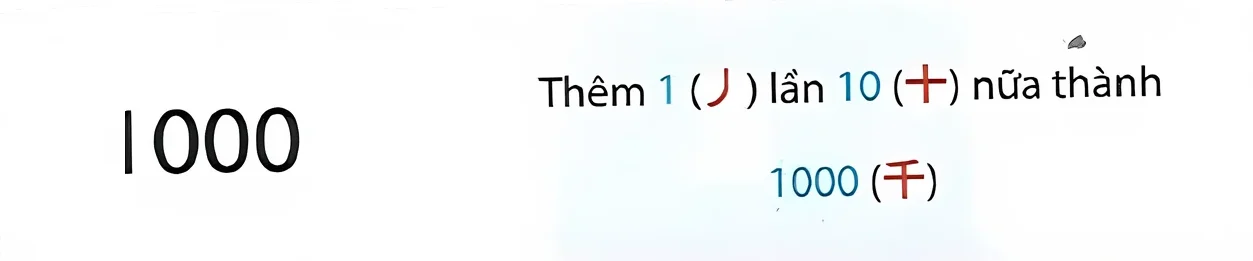
#> input picture docs/kanji-viewer/kanji_story/0012.webp, 1253 x 261 px; its folder holds only this picture in this run
$ python kanji_anim_crop.py ../docs/kanji-viewer/kanji_story/0012.webp
#> lines starting #> are read from the running program, lines starting #| are printed output that depends on the picture; after the words box and inside, x2 and y2 are one past the last pixel; in counts of white or black regions, pixels touching at a corner belong together
### tools/hanzi_story_retext.py
#!/usr/bin/env python3
"""Vẽ lại phần CHỮ câu chuyện trên ảnh thẻ Hán tự docs/hanzi-viewer/story/NNNN.webp (chữ gốc bị mờ):
giữ nguyên phần tranh bên trái, xoá phần chữ thành nền trắng, rồi vẽ lại câu chuyện bằng một font thống nhất.
Câu chuyện lấy từ file 'n|câu chuyện' đã đánh dấu màu: {cụm từ|r} (chữ) — r g b n o p (xem PALETTE).

    python3 tools/hanzi_story_retext.py --stories tools/data/hanzi_story_text.txt --src DIR_ANH_GOC --out DIR 1734 2883
    python3 tools/hanzi_story_retext.py --stories tools/data/hanzi_story_text.txt --src DIR_ANH_GOC --out DIR --all
  DIR_ANH_GOC: ảnh thẻ gốc (chưa vẽ lại), ví dụ lấy từ git:  git archive c5122e73 docs/hanzi-viewer/story | tar -x -C /tmp/goc
"""
import functools, json, os, re, sys
import numpy as np
from fontTools.ttLib import TTCollection, TTFont
from PIL import Image, ImageDraw, ImageFont

ROOT = os.path.dirname(os.path.dirname(os.path.abspath(__file__)))
SRC = os.path.join(ROOT, 'docs/hanzi-viewer/story/%04d.webp')
SIZE = 44          # cỡ chữ chuẩn; câu dài tự giảm cỡ cho vừa ảnh
FONT_DIR = os.path.join(ROOT, 'tools/fonts')   # HanaMinA/B.otf (Hanazono, miễn phí) cho chữ hiếm Ext-B — không đưa lên git
# chữ Hán: thử lần lượt các font cho tới font có ký tự
_CJK_SRC = [('/System/Library/Fonts/Hiragino Sans GB.ttc', 0), ('/System/Library/Fonts/STHeiti Medium.ttc', 1),
            ('/System/Library/Fonts/ヒラギノ角ゴシック W4.ttc', 0), ('/System/Library/Fonts/Supplemental/Songti.ttc', 7),
            ('/System/Library/Fonts/Supplemental/Arial Unicode.ttf', 0),
            (os.path.join(FONT_DIR, 'HanaMinA.otf'), 0), (os.path.join(FONT_DIR, 'HanaMinB.otf'), 0)]
CJK_FONTS = []   # [(đường dẫn, index, cmap)]
for _p, _i in _CJK_SRC:
    if os.path.exists(_p):
        _f = TTCollection(_p).fonts[_i] if _p.endswith('.ttc') else TTFont(_p)
        CJK_FONTS.append((_p, _i, set(_f.getBestCmap())))
#> in crop_box, im is the input picture: PIL image 1253x261 RGB; mean R, G, B 244.6, 246.7, 247.3


@functools.lru_cache(None)
def vi_font(size):
    return ImageFont.truetype('/System/Library/Fonts/Avenir Next.ttc', size, index=1)   # Bold Italic


# [4 lines left out: function cjk_font, not called in this run]


INK = (25, 25, 25)
# bảng màu cố định (giống màu hay gặp trên thẻ cũ): r đỏ đậm, g xanh lá, b xanh dương, n xanh tím than, o cam, p tím
PALETTE = {'r': (160, 30, 40), 'g': (55, 125, 35), 'b': (30, 125, 175), 'n': (35, 45, 120),
           'o': (205, 105, 25), 'p': (140, 50, 130)}


# [5 lines left out: function load_cards, not called in this run]


def is_cjk(c):
    return ord(c) >= 0x2E80


# [12 lines left out: functions cjk_index, font_for, not called in this run]


def renderable(story):
    return all(not is_cjk(c) or cjk_index(c) is not None for c in story)


def adv(c, size=SIZE):
    return size if is_cjk(c) else vi_font(size).getlength(c)


# thẻ chỉ có chữ, không có tranh (đã kiểm tra bằng mắt)
TEXT_ONLY = {105, 129, 373, 453, 542, 558, 613, 684, 692, 700, 707, 715, 721, 729, 737, 745, 752, 760, 768, 775}


def split_picture(a):
    """Cột kết thúc phần tranh bên trái; None nếu thẻ không có tranh (chỉ có chữ).
    Mực = điểm tối hoặc có màu (kể cả viền khung màu nhạt)."""
    H, W, _ = a.shape
#> H = 261; W = 1253
    mx, mn = a.max(2), a.min(2)
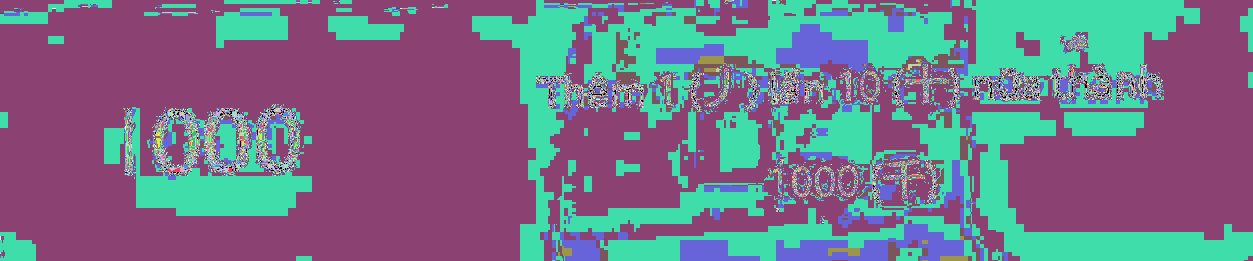
#> mx: shape (261, 1253) int64; 256 distinct labels, from 0 to 255; one colour per label, 0 black
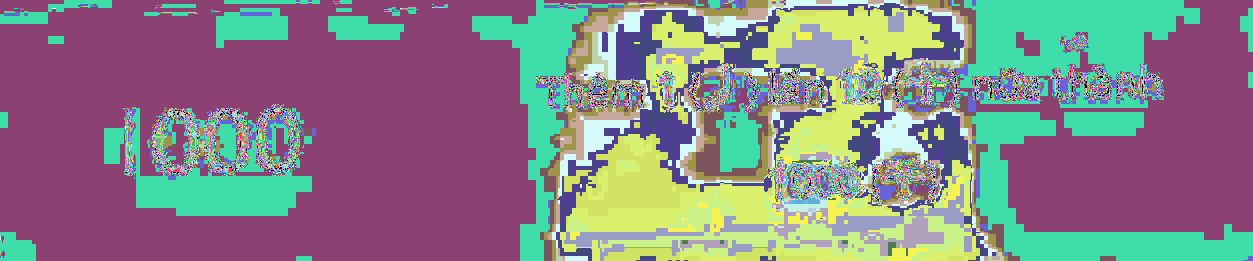
#> mn: shape (261, 1253) int64; 256 distinct labels, from 0 to 255; one colour per label, 0 black
    ink = (mn < 225) | (((mx - mn) > 35) & (mn < 245))
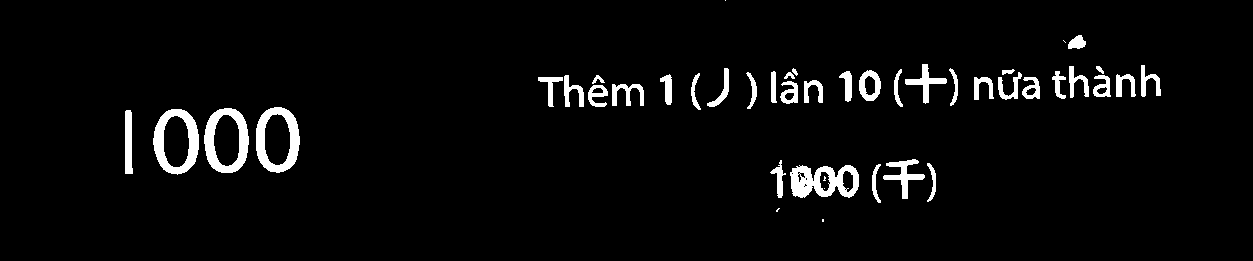
#> ink: shape (261, 1253) bool; 4.1% white; 45 white regions (6 under 20 px), largest, box (x1, y1, x2, y2) and area: (790, 165, 859, 198) 1425, (153, 109, 199, 175) 1353, (204, 108, 249, 173) 1345
    cols = ink.mean(0)
#> cols = 1253 values, max 0.245 at index 126, min 0 at index 0, mean 0.0406
    # các khối cột có mực, cách nhau bởi khoảng trắng >= 25 cột
    segs, x, start, gap = [], 0, None, 0
    for x in range(W):
        if cols[x] > 0.005:
            if start is None:
                start = x
            end, gap = x, 0
        elif start is not None:
            gap += 1
            if gap >= 25:
                segs.append((start, end)); start, gap = None, 0
#> after the loop, segs = [(125, 299), (538, 1160)]
    if start is not None:
        segs.append((start, end))
    segs = [s for s in segs if not (s[0] < 10 and s[1] - s[0] < 60)]   # mẩu viền thẻ bên cạnh dính ở mép trái
    if not segs:
        return None
    x0, x1 = segs[0]
#> x0 = 125; x1 = 299
    # viền khung mảnh (màu nhạt) cách tranh > 25 cột: gộp các khối hẹp, cao gần hết ảnh ngay sau tranh
    for sx, ex in segs[1:]:
        if sx - x1 > 160 or ex - sx > 20:
            break
        if (ink[:, sx:ex + 1].any(1)).mean() > 0.5:
            x1 = ex
#> this loop made 1 pass
    if x1 > 0.75 * W:
        return None
    return x1


# [27 lines left out: function tokens, not called in this run]


def width(t, size=SIZE):
    return sum(adv(c, size) for c, _ in t)


# [76 lines left out: functions layout, draw_story, build, load_marked, not called in this run]


# [15 lines that do not run on import are left out]

### tools/kanji_anim_crop.py
#!/usr/bin/env python3
"""Vùng tranh (bên trái) của từng ảnh câu chuyện -> file .js cho trang anim.html
(hoạt hình câu chuyện chạy ngay trên trình duyệt, không cần file GIF).

    python3 tools/kanji_anim_crop.py           # Kanji: kanji_story/  -> docs/kanji-viewer/kanji-anim-crop.js
    python3 tools/kanji_anim_crop.py --hanzi   # Hán tự: story/        -> docs/hanzi-viewer/hanzi-anim-crop.js
"""
import json, os, sys
import numpy as np
from PIL import Image

sys.path.insert(0, os.path.dirname(os.path.abspath(__file__)))
import kanji_story_gif as G   # picture(): tách tranh + bỏ đường viền mảnh

ROOT = G.ROOT


def crop_box(path, text_only=False):
    im = Image.open(path).convert('RGB')
    a = np.asarray(im).astype(int)
    x1 = None if text_only else G.R.split_picture(a)
#> x1 = 299
    if x1 is None:
        return None
    pic = im.crop((0, 0, x1 + 8, im.height))
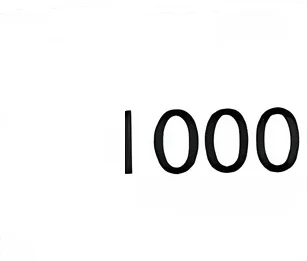
#> pic: PIL image 307x261 RGB; mean R, G, B 242.5, 242.5, 242.5
    g = np.asarray(pic.convert('L')) < 235
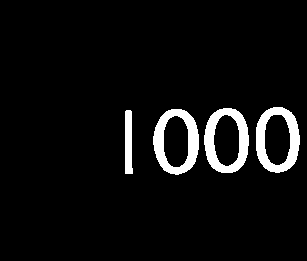
#> g: shape (261, 307) bool; 5.7% white; 4 white regions, box (x1, y1, x2, y2) and area: (153, 109, 199, 175) 1381, (204, 108, 249, 173) 1361, (256, 107, 300, 173) 1343, (125, 110, 133, 174) 452
    rows = g.mean(1)
#> rows = 261 values, max 0.309 at index 114, min 0 at index 0, mean 0.0566
    r = np.where(rows > 0.01)[0]
#> r = 68 values from 107 to 174
    if len(r) > 2:   # bỏ đường kẻ mảnh ở mép trên / dưới (viền ảnh gốc)
        top = r[0]
#> top = 107
        if len(r[r < top + 6]) <= 4 and not (rows[top + 6:top + 20] > 0.01).any():
            g[:top + 6] = False
        bot = r[-1]
#> bot = 174
        if len(r[r > bot - 6]) <= 4 and not (rows[max(bot - 20, 0):bot - 6] > 0.01).any():
            g[bot - 5:] = False
    ys, xs = np.where(g)
#> ys = 4537 values from 107 to 174; xs = 4537 values, max 299 at index 1933, min 125 at index 146, mean 216.3
    if not len(xs):
        return None
    return [int(max(xs.min() - 6, 0)), int(max(ys.min() - 6, 0)),
            int(min(xs.max() + 7, pic.width)), int(min(ys.max() + 7, pic.height))]


if __name__ == '__main__':
    hanzi = '--hanzi' in sys.argv
    D = os.path.join(ROOT, 'docs/hanzi-viewer/story' if hanzi else 'docs/kanji-viewer/kanji_story')
    dst = os.path.join(ROOT, 'docs/hanzi-viewer/hanzi-anim-crop.js' if hanzi else 'docs/kanji-viewer/kanji-anim-crop.js')
    var = 'HANZI_ANIM_CROP' if hanzi else 'KANJI_ANIM_CROP'
    out = {}
    for f in sorted(os.listdir(D)):
        if f.endswith('.webp') and f[:4].isdigit() and len(f) == 9:
            n = int(f[:4])
            b = crop_box(os.path.join(D, f), hanzi and n in G.R.TEXT_ONLY)
            if b:
                out[n] = b
    js = ('// Vùng tranh [x0, y0, x1, y1] trong ảnh câu chuyện NNNN.webp (sinh bởi tools/kanji_anim_crop.py)\n'
          'window.' + var + '=' + json.dumps(out, separators=(',', ':')) + ';\n')
    open(dst, 'w').write(js)
    print(len(out), 'thẻ có tranh ->', dst)
#| 1 thẻ có tranh -> docs/kanji-viewer/kanji-anim-crop.js

$ run again, on docs/kanji-viewer/kanji_story/0441.webp
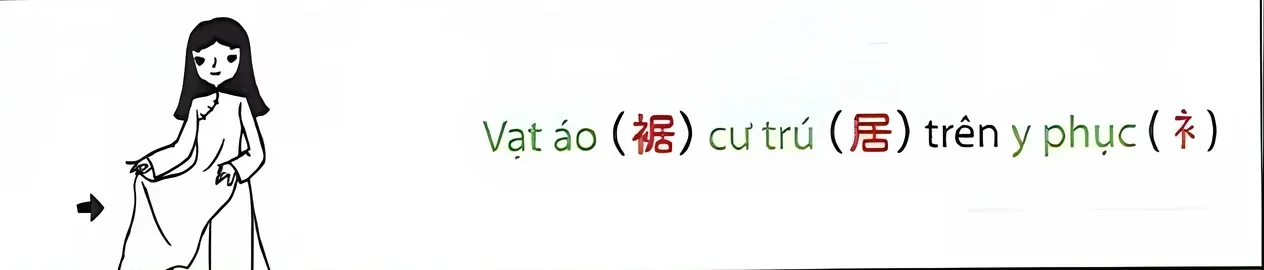
#> input picture docs/kanji-viewer/kanji_story/0441.webp, 1264 x 270 px
#> in crop_box, im is the input picture: PIL image 1264x270 RGB; mean R, G, B 243.9, 244, 243.3
#> mx: shape (270, 1264) int64; 256 distinct labels, from 0 to 255
#> mn: shape (270, 1264) int64; 256 distinct labels, from 0 to 255
#> in split_picture, `ink = (mn < 225) | (((mx - mn) > 35) & (mn < 245))`:
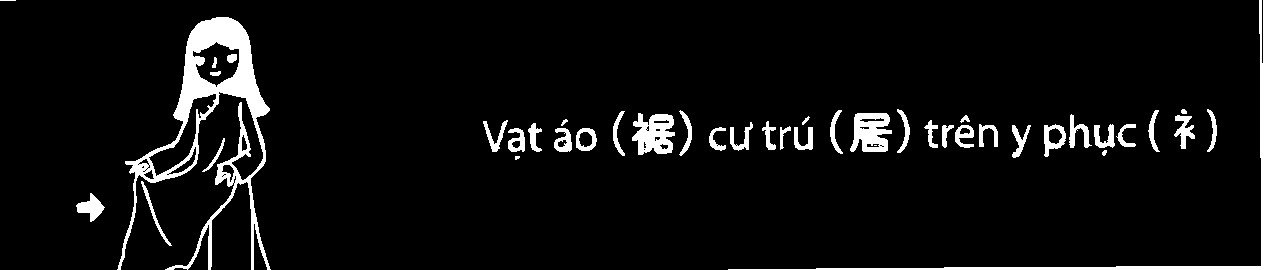
#> ink: shape (270, 1264) bool; 5.8% white; 44 white regions (3 under 20 px), largest, box (x1, y1, x2, y2) and area: (117, 17, 271, 270) 8031, (728, 0, 1264, 270) 2379, (632, 113, 675, 155) 1215
#> cols = 1264 values, max 1 at index 1261, min 0 at index 16, mean 0.0577
#> after the loop in split_picture, `for x in range(W):`: segs = [(76, 269)]; start = 483
#> in split_picture, `segs = [s for s in segs if not (s[0] < 10 and s[1] - s[0] < 60)]`: segs = [(76, 269), (483, 1263)]
#> in split_picture, `x0, x1 = segs[0]`: x0 = 76; x1 = 269
#> the loop in split_picture, `for sx, ex in segs[1:]:` made 1 pass
#> in crop_box, `g = np.asarray(pic.convert('L')) < 235`:
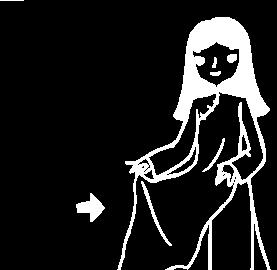
#> g: shape (270, 277) bool; 12.2% white; 8 white regions, largest, box (x1, y1, x2, y2) and area: (117, 17, 271, 270) 8194, (76, 193, 105, 222) 406, (141, 181, 172, 246) 238
#> rows = 270 values, max 0.282 at index 90, min 0 at index 1, mean 0.122
#> r = 254 values from 0 to 269
#> top = 0
#> bot = 269
#> ys = 9137 values from 0 to 269; xs = 9137 values, max 270 at index 9136, min 0 at index 0, mean 204.9
#| 1 thẻ có tranh -> docs/kanji-viewer/kanji-anim-crop.js

$ run again, on docs/kanji-viewer/kanji_story/0451.webp
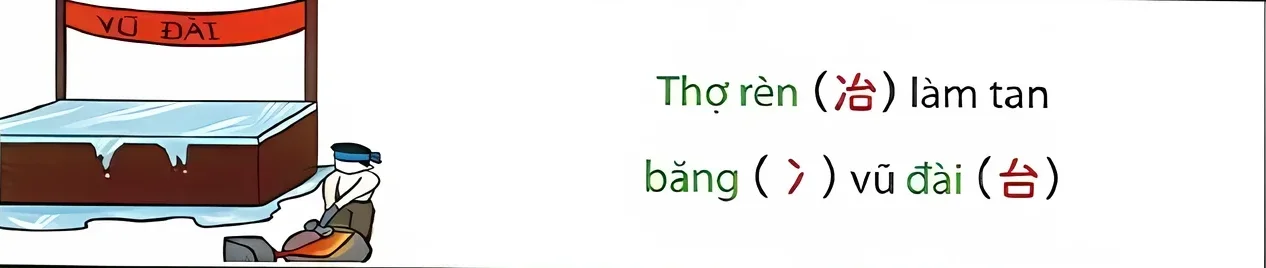
#> input picture docs/kanji-viewer/kanji_story/0451.webp, 1266 x 268 px
#> in crop_box, im is the input picture: PIL image 1266x268 RGB; mean R, G, B 228.1, 224, 222.7
#> mx: shape (268, 1266) int64; 256 distinct labels, from 0 to 255
#> mn: shape (268, 1266) int64; 256 distinct labels, from 0 to 255
#> in split_picture, `ink = (mn < 225) | (((mx - mn) > 35) & (mn < 245))`:
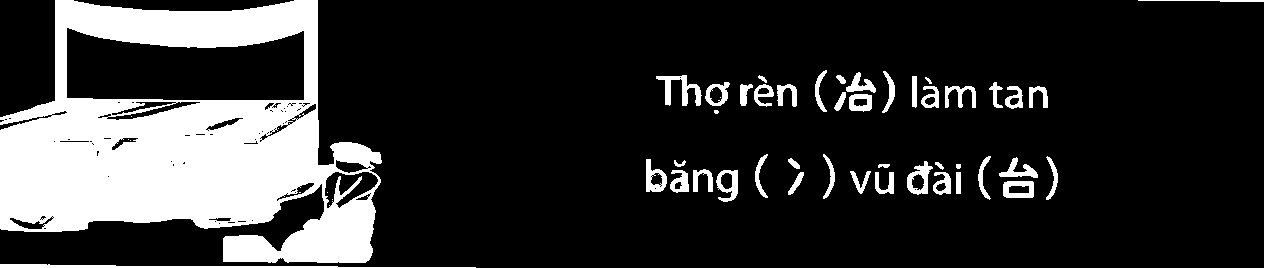
#> ink: shape (268, 1266) bool; 19.2% white; 52 white regions (9 under 20 px), largest, box (x1, y1, x2, y2) and area: (0, 0, 382, 263) 54971, (0, 264, 476, 268) 979, (1138, 0, 1266, 268) 706
#> cols = 1266 values, max 1 at index 1264, min 0 at index 476, mean 0.192
#> after the loop in split_picture, `for x in range(W):`: segs = [(0, 381), (646, 1057)]; start = 1220
#> in split_picture, `segs = [s for s in segs if not (s[0] < 10 and s[1] - s[0] < 60)]`: segs = [(0, 381), (646, 1057), (1220, 1265)]
#> in split_picture, `x0, x1 = segs[0]`: x0 = 0; x1 = 381
#> the loop in split_picture, `for sx, ex in segs[1:]:` made 1 pass
#> in crop_box, `g = np.asarray(pic.convert('L')) < 235`:
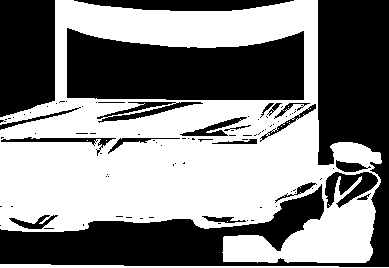
#> g: shape (268, 389) bool; 52.1% white; 93 black regions (71 under 20 px), largest, box (x1, y1, x2, y2) and area: (0, 0, 389, 267) 23881, (67, 28, 304, 100) 13596, (0, 0, 55, 117) 6000
#> rows = 268 values, max 1 at index 267, min 0 at index 263, mean 0.521
#> r = 267 values from 0 to 267
#> top = 0
#> bot = 267
#| 1 thẻ có tranh -> docs/kanji-viewer/kanji-anim-crop.js
